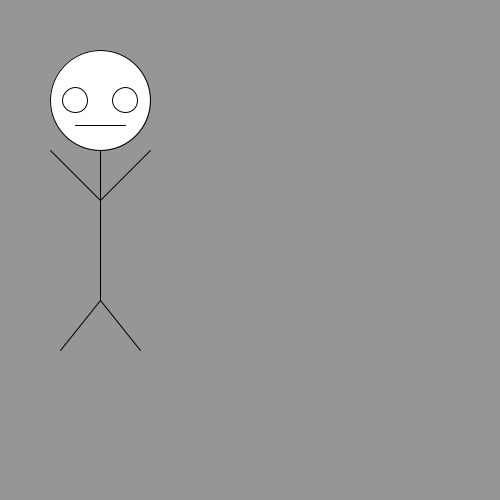
Frame 1 (no input)
Frame 60 (the mouse pressed at the canvas centre just before this capture): identical to frame 1, image omitted
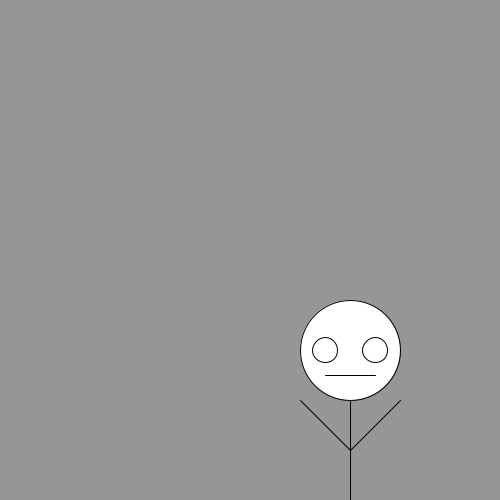
Frame 120 (the mouse held since frame 60 and released just before this capture)

The Processing sketch that drew these frames (run headless with seeded random() and noise(); from frame 60 on, the mouse is pressed at the canvas centre):

// Processing sketch: processing_123019
// ── processing_123019.pde

int counter;

void setup (){
  size(500,500);
 background(150);


}


void draw(){
 background(150);
ellipse(mouseX +100,mouseY +100,100,100);//hoofd
ellipse(mouseX +75,mouseY +100,25,25); //  linker oog
ellipse(mouseX +125,mouseY +100,25,25);//  rechter oog
line(mouseX +125,mouseY +125,mouseX +75,mouseY +125);//    mond
line(mouseX +100,mouseY +150,mouseX +100,mouseY +300);//   lijf
line(mouseX +100,mouseY +200,mouseX +50,mouseY +150);//    linker arm
line(mouseX +100,mouseY +200,mouseX +150,mouseY +150);//   rechter arm
line(mouseX +100,mouseY +300,mouseX +60,mouseY +350);//    linker been
line(mouseX +100,mouseY +300,mouseX +140,mouseY +350);//   rechter been

}
